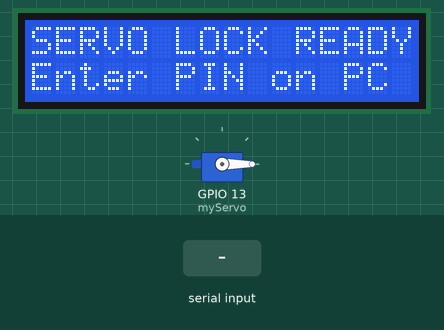
This sketch was run on a simulated ESP32. Parts: 16×2 character LCD, servo. Inputs (shaded band) come from the test bench.

Above: at 1.2 s.
1.3 s: "1\n" received over Serial
At 2.1 s:
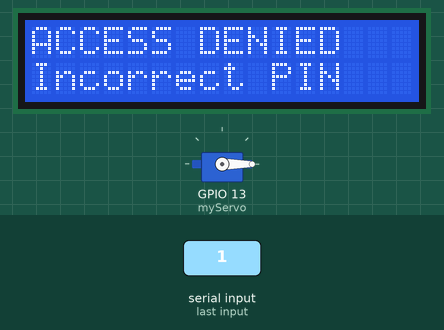
At 4.1 s:
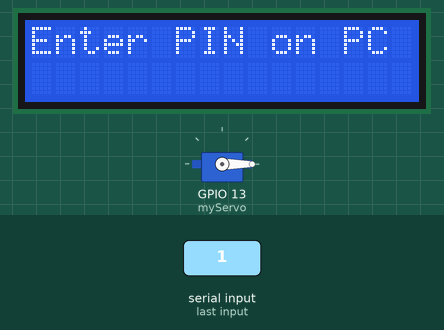
4.3 s: "0\n" received over Serial
7.3 s: "2\n" received over Serial
Timing chart, 0 to 10.3 s (numbered marks = the images above; inputs shaded):
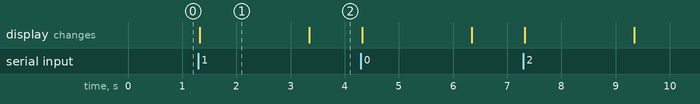

Measured:
- after the input at 1.3 s, the display: changes at once (image 1)
- what the display in image 1 shows lasts 2.0 s, from 1.3 s to 3.3 s

The sketch:

SecureLock_V1_Serial.ino
```cpp
#include <Wire.h>
#include <LiquidCrystal_I2C.h>
#include <ESP32Servo.h>

LiquidCrystal_I2C lcd(0x27, 16, 2);
Servo myServo;

String secretPIN = "1234";

void setup() {
  Serial.begin(115200);

  // LCD Init
  lcd.init();
  lcd.backlight();

  // Servo Init
  myServo.attach(13); // Signal on D13
  myServo.write(0);   // Start in 'Locked' position (0 degrees)

  lcd.setCursor(0, 0);
  lcd.print("SERVO LOCK READY");
  lcd.setCursor(0, 1);
  lcd.print("Enter PIN on PC");
}

void loop() {
  if (Serial.available() > 0) {
    String input = Serial.readStringUntil('\n');
    input.trim();

    lcd.clear();
    if (input == secretPIN) {
      lcd.print("ACCESS GRANTED");
      lcd.setCursor(0, 1);
      lcd.print("Unlocking...");

      myServo.write(90);  // MOVE THE MOTOR 90 DEGREES
      delay(3000);        // Keep it open for 3 seconds
      myServo.write(0);   // RELOCK

      lcd.clear();
      lcd.print("Locked Again.");
    } else {
      lcd.print("ACCESS DENIED");
      lcd.setCursor(0, 1);
      lcd.print("Incorrect PIN");
    }

    delay(2000);
    lcd.clear();
    lcd.print("Enter PIN on PC");
  }
}
```
